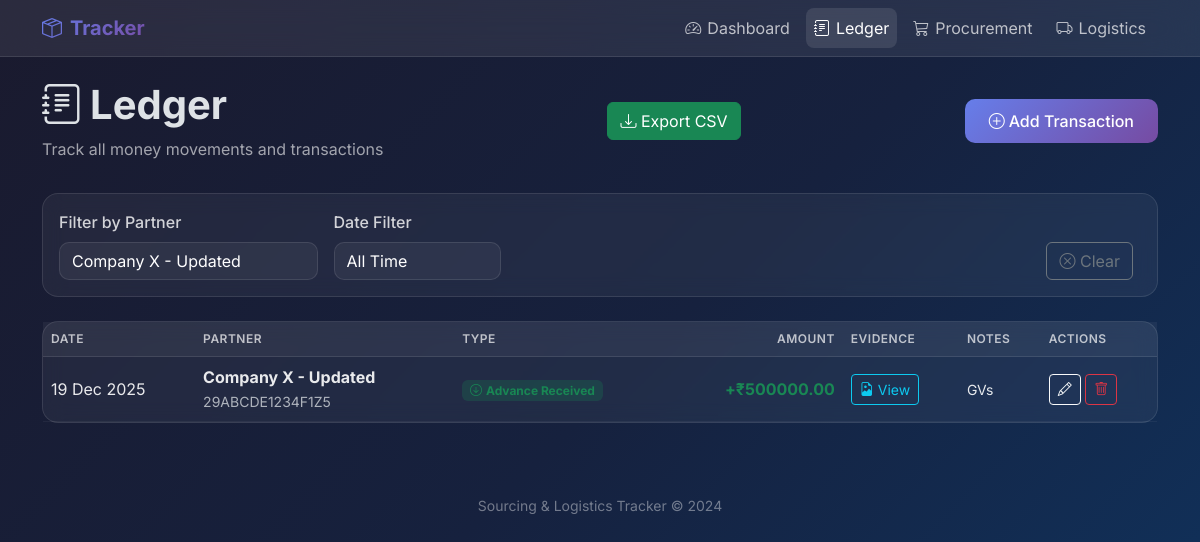
Page /ledger/?partner=1 on the committed database.
### tracker/models.py (models this page shows, shortened)
class Transaction(models.Model):
    TRANSACTION_TYPES = [
        ('ADVANCE_RECEIVED', 'Advance Received'),
        ('REFUND_GIVEN', 'Refund Given'),
    ]
    partner = models.ForeignKey(
        Partner,
        on_delete=models.CASCADE,
        related_name='transactions'
    )
    amount = models.DecimalField(
        max_digits=12,
        decimal_places=2,
        validators=[MinValueValidator(Decimal('0.01'))]
    )
    transaction_type = models.CharField(
        max_length=20,
        choices=TRANSACTION_TYPES,
        verbose_name="Transaction Type"
    )
    date = models.DateField()
    evidence_file = models.FileField(
        upload_to='transaction_evidence/',
        blank=True,
        null=True,
        verbose_name="Evidence (Bank Screenshot)"
    )
    notes = models.TextField(blank=True)
    created_at = models.DateTimeField(auto_now_add=True)
    history = HistoricalRecords()
    class Meta:
        ordering = ['-date', '-created_at']

class Partner(models.Model):
    name = models.CharField(max_length=200)
    gst_number = models.CharField(max_length=15, unique=True, verbose_name="GST Number")
    contact_info = models.TextField(blank=True, verbose_name="Contact Information")
    current_balance = models.DecimalField(
        max_digits=12,
        decimal_places=2,
        default=Decimal('0.00'),
        verbose_name="Current Balance"
    )
    created_at = models.DateTimeField(auto_now_add=True)
    updated_at = models.DateTimeField(auto_now=True)
    history = HistoricalRecords()
    class Meta:
        ordering = ['name']
    def __str__(self):
        return f"{self.name} ({self.gst_number})"

### tracker/views.py (the view, shortened to what this page needs)
# urls.py: path('ledger/', views.ledger, name='ledger'),
def ledger(request):
    from datetime import datetime, timedelta
    from django.utils import timezone
    transactions = Transaction.objects.select_related('partner').all()
    partners = Partner.objects.all()
    partner_id = request.GET.get('partner')
    if partner_id:
        transactions = transactions.filter(partner_id=partner_id)
    date_filter = request.GET.get('date_filter', '')
    start_date = request.GET.get('start_date', '')
    end_date = request.GET.get('end_date', '')
    today = timezone.now().date()
    if date_filter == 'this_month':
        first_day = today.replace(day=1)
        transactions = transactions.filter(date__gte=first_day, date__lte=today)
        start_date = first_day.strftime('%Y-%m-%d')
        end_date = today.strftime('%Y-%m-%d')
    elif date_filter == 'last_3_months':
        three_months_ago = today - timedelta(days=90)
        transactions = transactions.filter(date__gte=three_months_ago, date__lte=today)
        start_date = three_months_ago.strftime('%Y-%m-%d')
        end_date = today.strftime('%Y-%m-%d')
    if request.method == 'POST':
        form = TransactionForm(request.POST, request.FILES)
        if form.is_valid():
            form.save()
            messages.success(request, 'Transaction recorded successfully!')
            return redirect('ledger')
        else:
            messages.error(request, 'Error recording transaction.')
    else:
        form = TransactionForm()
    context = {
        'transactions': transactions,
        'partners': partners,
        'form': form,
        'selected_partner': partner_id,
        'date_filter': date_filter,
        'start_date': start_date,
        'end_date': end_date,
    }
    return render(request, 'tracker/ledger.html', context)

### tracker/forms.py
class TransactionForm(forms.ModelForm):
    class Meta:
        model = Transaction
        fields = ['partner', 'amount', 'transaction_type', 'date', 'evidence_file', 'notes']
        widgets = {
            'partner': forms.Select(attrs={'class': 'form-select'}),
            'amount': forms.NumberInput(attrs={'class': 'form-control', 'step': '0.01', 'placeholder': 'Amount'}),
            'transaction_type': forms.Select(attrs={'class': 'form-select'}),
            'date': forms.DateInput(attrs={'class': 'form-control', 'type': 'date'}),
            'evidence_file': forms.FileInput(attrs={'class': 'form-control'}),
            'notes': forms.Textarea(attrs={'class': 'form-control', 'rows': 2, 'placeholder': 'Notes (optional)'}),
        }
    def __init__(self, *args, **kwargs):
        super().__init__(*args, **kwargs)
        if not self.initial.get('date'):
            self.initial['date'] = timezone.now().date()

### tracker/templates/tracker/ledger.html (shortened to what this page needs)
{% extends 'tracker/base.html' %}
{% block content %}
<div class="page-header d-flex justify-content-between align-items-center">
    <div>
        <h1><i class="bi bi-journal-text me-2"></i>Ledger</h1>
        <p class="mb-0">Track all money movements and transactions</p>
    </div>
    <a href="{% url 'export_ledger_csv' %}?partner={{ selected_partner|default:'' }}&date_filter={{ date_filter|default:'' }}&start_date={{ start_date|default:'' }}&end_date={{ end_date|default:'' }}" class="btn btn-success">
        <i class="bi bi-download"></i> Export CSV
    </a>
    <button class="btn btn-gradient" data-bs-toggle="modal" data-bs-target="#addTransactionModal">
        <i class="bi bi-plus-circle me-1"></i>Add Transaction
    </button>
</div>
<div class="card mb-4">
    <div class="card-body py-3">
        <form method="get" class="row g-3 align-items-end" id="filterForm">
            <div class="col-md-3">
                <label class="form-label">Filter by Partner</label>
                <select name="partner" class="form-select" onchange="this.form.submit()">
                    {% for partner in partners %}
                        <option value="{{ partner.id }}" {% if selected_partner == partner.id|stringformat:'s' %}selected{% endif %}>
                            {{ partner.name }}
                        </option>
                    {% endfor %}
                </select>
            </div>
            <div class="col-md-2">
                <label class="form-label">Date Filter</label>
                <select name="date_filter" class="form-select" id="dateFilterSelect" onchange="toggleCustomDates(); this.form.submit();">
                    <option value="">All Time</option>
                </select>
            </div>
            <div class="col-md-2 ms-auto text-end">
                {% if selected_partner or date_filter %}
                    <a href="{% url 'ledger' %}" class="btn btn-outline-secondary me-2">
                        <i class="bi bi-x-circle"></i> Clear
                    </a>
                {% endif %}
            </div>
        </form>
    </div>
</div>
<div class="card">
    <div class="card-body p-0">
        {% if transactions %}
        <div class="table-responsive">
            <table class="table table-hover mb-0">
                <thead>
                    <tr>
                        <th>Date</th>
                        <th>Partner</th>
                        <th>Type</th>
                        <th class="text-end">Amount</th>
                        <th>Evidence</th>
                        <th>Notes</th>
                        <th>Actions</th>
                    </tr>
                </thead>
                <tbody>
                    {% for txn in transactions %}
                    <tr class="animate-fade-in">
                        <td>{{ txn.date|date:"d M Y" }}</td>
                        <td>
                            <strong>{{ txn.partner.name }}</strong>
                            <br><small class="text-muted">{{ txn.partner.gst_number }}</small>
                        </td>
                        <td>
                            {% if txn.transaction_type == 'ADVANCE_RECEIVED' %}
                                <span class="badge bg-success bg-opacity-25 text-success">
                                    <i class="bi bi-arrow-down-circle me-1"></i>Advance Received
                                </span>
                            {% else %}
                                <span class="badge bg-danger bg-opacity-25 text-danger">
                                    <i class="bi bi-arrow-up-circle me-1"></i>Refund Given
                                </span>
                            {% endif %}
                        </td>
                        <td class="text-end">
                            <strong class="{% if txn.transaction_type == 'ADVANCE_RECEIVED' %}text-success{% else %}text-danger{% endif %}">
                                {% if txn.transaction_type == 'ADVANCE_RECEIVED' %}+{% else %}-{% endif %}₹{{ txn.amount|floatformat:2 }}
                            </strong>
                        </td>
                        <td>
                            {% if txn.evidence_file %}
                                <a href="{{ txn.evidence_file.url }}" target="_blank" class="btn btn-sm btn-outline-info">
                                    <i class="bi bi-file-earmark-image"></i> View
                                </a>
                            {% else %}
                                <span class="text-muted">—</span>
                            {% endif %}
                        </td>
                        <td>
                            {% if txn.notes %}
                                <small>{{ txn.notes|truncatewords:10 }}</small>
                            {% else %}
                                <span class="text-muted">—</span>
                            {% endif %}
                        </td>
                        <td>
                            <button class="btn btn-sm btn-outline-light" data-bs-toggle="modal" data-bs-target="#editTransactionModal{{ txn.id }}" title="Edit">
                                <i class="bi bi-pencil"></i>
                            </button>
                            <button class="btn btn-sm btn-outline-danger" data-bs-toggle="modal" data-bs-target="#deleteTransactionModal{{ txn.id }}" title="Delete">
                                <i class="bi bi-trash"></i>
                            </button>
                        </td>
                    </tr>
                    {% endfor %}
                </tbody>
            </table>
        </div>
        {% endif %}
    </div>
</div>
{% endblock %}

### tracker/templates/tracker/base.html (style rules this page uses)
:root { --primary-gradient: linear-gradient(135deg, #667eea 0%, #764ba2 100%); --success-gradient: linear-gradient(135deg, #11998e 0%, #38ef7d 100%); --warning-gradient: linear-gradient(135deg, #f093fb 0%, #f5576c 100%); --info-gradient: linear-gradient(135deg, #4facfe 0%, #00f2fe 100%); --card-bg: rgba(255, 255, 255, 0.05); --card-border: rgba(255, 255, 255, 0.1); --glass-bg: rgba(255, 255, 255, 0.08); }
* { font-family: 'Inter', sans-serif; }
body { background: linear-gradient(135deg, #1a1a2e 0%, #16213e 50%, #0f3460 100%); min-height: 100vh; }
.card { background: var(--card-bg); border: 1px solid var(--card-border); border-radius: 16px; backdrop-filter: blur(10px); transition: all 0.3s ease; }
.btn-gradient { background: var(--primary-gradient); border: none; color: white; padding: 0.6rem 1.5rem; border-radius: 10px; font-weight: 500; transition: all 0.3s ease; }
.table { --bs-table-bg: transparent; --bs-table-color: rgba(255, 255, 255, 0.9); }
.table thead th { background: rgba(255, 255, 255, 0.05); border-bottom: 1px solid var(--card-border); font-weight: 600; text-transform: uppercase; font-size: 0.75rem; letter-spacing: 0.5px; color: rgba(255, 255, 255, 0.7); }
.table tbody td { border-bottom: 1px solid rgba(255, 255, 255, 0.05); vertical-align: middle; }
.form-control, .form-select { background: rgba(255, 255, 255, 0.05); border: 1px solid var(--card-border); color: white; border-radius: 10px; }
.form-label { font-weight: 500; color: rgba(255, 255, 255, 0.8); margin-bottom: 0.5rem; }
.page-header { margin-bottom: 2rem; }
.page-header h1 { font-weight: 700; margin-bottom: 0.5rem; }
.page-header p { color: rgba(255, 255, 255, 0.6); }
.animate-fade-in { animation: fadeInUp 0.5s ease-out forwards; }

### rows in the picture
Transaction: date "19 Dec 2025", partner.name "Company X - Updated", partner.gst_number "29ABCDE1234F1Z5", transaction_type "ADVANCE_RECEIVED" (drawn), amount "500000.00", notes "GVs"

### other values in the picture
form field partner "Company X - Updated"
